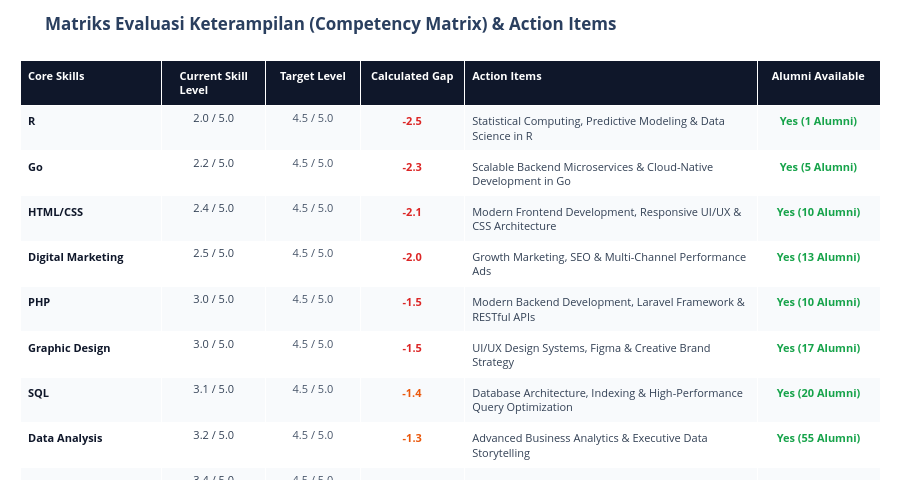

The notebook cell saved with this chart:
### Markdown cell above
## Dashboard Component 2: Competency Matrix & Action Items

### Code cell
# ==============================================================================
# [SEL 5 - CODE]
# ==============================================================================
import re
import numpy as np
import pandas as pd
import plotly.graph_objects as go

selected_industry = ""
target_level_default = 4.5

# 1. TAKSONOMI KEAHLIAN INTI & ACTION ITEMS
CORE_SKILLS_CATALOG = {
    'Python': 'Python for Data Engineering & Cloud Automation Masterclass',
    'SQL': 'Database Architecture, Indexing & High-Performance Query Optimization',
    'JavaScript': 'Modern Full-Stack JavaScript & Next.js/Node.js Architecture',
    'Java': 'Enterprise Java, Spring Boot & Microservices Engineering',
    'PHP': 'Modern Backend Development, Laravel Framework & RESTful APIs',
    'C++': 'High-Performance Systems Programming & Embedded Engineering',
    'HTML/CSS': 'Modern Frontend Development, Responsive UI/UX & CSS Architecture',
    'Go': 'Scalable Backend Microservices & Cloud-Native Development in Go',
    'R': 'Statistical Computing, Predictive Modeling & Data Science in R',
    'Data Analysis': 'Advanced Business Analytics & Executive Data Storytelling',
    'Machine Learning': 'End-to-End Machine Learning & Production MLOps Pipeline',
    'Project Management': 'Agile Frameworks & PMP Professional Certification Prep',
    'Leadership': 'Executive Leadership & Cross-Functional Team Coaching',
    'Strategic Planning': 'Corporate Strategy, OKR & Balanced Scorecard Frameworks',
    'Public Speaking': 'Executive Pitching & High-Stakes Stakeholder Presentation',
    'Digital Marketing': 'Growth Marketing, SEO & Multi-Channel Performance Ads',
    'Graphic Design': 'UI/UX Design Systems, Figma & Creative Brand Strategy'
}

# 2. EKSTRAKSI PROFIL ALUMNI & ENDORSEMENTS
parsed_profiles = []
for d in raw_documents:
    raw_list = d.get('raw_data', [{}])
    p = raw_list[0] if isinstance(raw_list, list) and len(raw_list) > 0 else {}
    pid = p.get('publicIdentifier')
    if not pid:
        continue
    ind = p.get('industry')
    ind_name = ind.get('name') if isinstance(ind, dict) else (ind or 'Other')
    ind_clean = ind_name.strip() if isinstance(ind_name, str) and ind_name.strip() else 'Other'
    if selected_industry and ind_clean.lower() != selected_industry.lower():
        continue
    
    skills_map = {}
    for s in p.get('skills', []):
        if isinstance(s, dict) and s.get('name'):
            s_name = s['name'].strip()
            if len(s_name) > 1:
                raw_end = s.get('endorsements')
                num_end = int(re.search(r'(\d+)', str(raw_end)).group(1)) if raw_end and re.search(r'(\d+)', str(raw_end)) else 0
                s_low = s_name.lower()
                clean_name = re.sub(r'\(.*?\)', '', s_low).strip()
                skills_map[s_low] = max(skills_map.get(s_low, 0), num_end)
                if clean_name:
                    skills_map[clean_name] = max(skills_map.get(clean_name, 0), num_end)
                    
    for s in p.get('topSkills', []):
        if isinstance(s, str) and len(s.strip()) > 1:
            s_low = s.strip().lower()
            clean_name = re.sub(r'\(.*?\)', '', s_low).strip()
            skills_map[s_low] = skills_map.get(s_low, 0)
            if clean_name:
                skills_map[clean_name] = skills_map.get(clean_name, 0)
                
    parsed_profiles.append({'id': pid, 'industry': ind_clean, 'skills': skills_map})

n_alumni = max(len(parsed_profiles), 1)

def find_skill_endorsement(skills_dict, key):
    if key in skills_dict:
        return True, skills_dict[key]
    if key == 'html/css':
        matches = [skills_dict[k] for k in ['html', 'css', 'cascading style sheets (css)'] if k in skills_dict]
        if matches: return True, max(matches)
    if key == 'sql':
        matches = [skills_dict[k] for k in ['sql', 'postgresql', 'mysql'] if k in skills_dict]
        if matches: return True, max(matches)
    for k, v in skills_dict.items():
        if key == k or (len(key) > 3 and key in k):
            return True, v
    return False, 0

# 3. KALKULASI SKOR KEAHLIAN & GAP FORMULA
evaluation_rows = []
for skill_name, action_item in CORE_SKILLS_CATALOG.items():
    key = skill_name.lower()
    matched_endorsements = []
    for p in parsed_profiles:
        has_skill, end_cnt = find_skill_endorsement(p['skills'], key)
        if has_skill:
            matched_endorsements.append(end_cnt)
    count_holders = len(matched_endorsements)
    if count_holders > 0:
        avg_endorsements = float(np.mean(matched_endorsements))
        penetration_rate = count_holders / n_alumni
        # Formula: Basis 2.0 + Penetrasi (max 1.5) + Endorsements (max 1.5)
        computed_score = 2.0 + min(penetration_rate / 0.15, 1.5) + min(avg_endorsements / 2.0, 1.5)
        current_level = round(float(np.clip(computed_score, 1.0, 5.0)), 1)
        alumni_available = "Yes"
        alumni_details = f"Yes ({count_holders} Alumni)"
    else:
        current_level = 1.0
        alumni_available = "No"
        alumni_details = "No"
        
    target_level = target_level_default
    calculated_gap = round(current_level - target_level, 1)
    
    evaluation_rows.append({
        'Core Skills': skill_name,
        'Current Skill Level': current_level,
        'Target Level': target_level,
        'Calculated Gap': calculated_gap,
        'Action Items': action_item,
        'Alumni Available': alumni_available,
        'Alumni Details': alumni_details,
        'Alumni Count': count_holders
    })

df_eval = pd.DataFrame(evaluation_rows)
df_eval = df_eval.sort_values(by=['Calculated Gap', 'Alumni Count'], ascending=[True, True]).reset_index(drop=True)

# 4. VISUALISASI GO.TABLE
gap_colors = ['#dc2626' if g <= -1.5 else ('#ea580c' if g <= -1.0 else '#0284c7') for g in df_eval['Calculated Gap']]
alumni_colors = ['#16a34a' if a == 'Yes' else '#94a3b8' for a in df_eval['Alumni Available']]

fig_5 = go.Figure(data=[go.Table(
    columnwidth=[150, 110, 100, 110, 310, 130],
    header=dict(
        values=['<b>Core Skills</b>', '<b>Current Skill Level</b>', '<b>Target Level</b>', '<b>Calculated Gap</b>', '<b>Action Items</b>', '<b>Alumni Available</b>'],
        fill_color='#0f172a', font=dict(color='white', size=11), align=['left', 'center', 'center', 'center', 'left', 'center'], height=36
    ),
    cells=dict(
        values=[
            [f"<b>{s}</b>" for s in df_eval['Core Skills']],
            [f"{v:.1f} / 5.0" for v in df_eval['Current Skill Level']],
            [f"{v:.1f} / 5.0" for v in df_eval['Target Level']],
            [f"<b>{v:+.1f}</b>" for v in df_eval['Calculated Gap']],
            df_eval['Action Items'],
            [f"<b>{det}</b>" for det in df_eval['Alumni Details']]
        ],
        fill_color=[['#f8fafc' if i % 2 == 0 else '#ffffff' for i in range(len(df_eval))]] * 6,
        font=dict(color=['#0f172a', '#334155', '#475569', gap_colors, '#334155', alumni_colors], size=11),
        align=['left', 'center', 'center', 'center', 'left', 'center'], height=34
    )
)])

fig_5.update_layout(title_text="<b>Matriks Evaluasi Keterampilan (Competency Matrix) & Action Items</b>", height=500, margin=dict(l=20, r=20, t=60, b=20))
fig_5.show()

### Figure 1 — Plotly figure (JSON) as saved in the notebook; plotly's stock layout.template omitted (floating-point values rounded to 4 significant figures)
{"data": [{"cells": {"align": ["left", "center", "center", "center", "left", "center"], "fill": {"color": [["#f8fafc", "#ffffff", "#f8fafc", "#ffffff", "#f8fafc", "#ffffff", "#f8fafc", "#ffffff", "#f8fafc", "#ffffff", "#f8fafc", "#ffffff", "#f8fafc", "#ffffff", "#f8fafc", "#ffffff", "#f8fafc"], ["#f8fafc", "#ffffff", "#f8fafc", "#ffffff", "#f8fafc", "#ffffff", "#f8fafc", "#ffffff", "#f8fafc", "#ffffff", "#f8fafc", "#ffffff", "#f8fafc", "#ffffff", "#f8fafc", "#ffffff", "#f8fafc"], ["#f8fafc", "#ffffff", "#f8fafc", "#ffffff", "#f8fafc", "#ffffff", "#f8fafc", "#ffffff", "#f8fafc", "#ffffff", "#f8fafc", "#ffffff", "#f8fafc", "#ffffff", "#f8fafc", "#ffffff", "#f8fafc"], ["#f8fafc", "#ffffff", "#f8fafc", "#ffffff", "#f8fafc", "#ffffff", "#f8fafc", "#ffffff", "#f8fafc", "#ffffff", "#f8fafc", "#ffffff", "#f8fafc", "#ffffff", "#f8fafc", "#ffffff", "#f8fafc"], ["#f8fafc", "#ffffff", "#f8fafc", "#ffffff", "#f8fafc", "#ffffff", "#f8fafc", "#ffffff", "#f8fafc", "#ffffff", "#f8fafc", "#ffffff", "#f8fafc", "#ffffff", "#f8fafc", "#ffffff", "#f8fafc"], ["#f8fafc", "#ffffff", "#f8fafc", "#ffffff", "#f8fafc", "#ffffff", "#f8fafc", "#ffffff", "#f8fafc", "#ffffff", "#f8fafc", "#ffffff", "#f8fafc", "#ffffff", "#f8fafc", "#ffffff", "#f8fafc"]]}, "font": {"color": ["#0f172a", "#334155", "#475569", ["#dc2626", "#dc2626", "#dc2626", "#dc2626", "#dc2626", "#dc2626", "#ea580c", "#ea580c", "#ea580c", "#0284c7", "#0284c7", "#0284c7", "#0284c7", "#0284c7", "#0284c7", "#0284c7", "#0284c7"], "#334155", ["#16a34a", "#16a34a", "#16a34a", "#16a34a", "#16a34a", "#16a34a", "#16a34a", "#16a34a", "#16a34a", "#16a34a", "#16a34a", "#16a34a", "#16a34a", "#16a34a", "#16a34a", "#16a34a", "#16a34a"]], "size": 11}, "height": 34, "values": [["<b>R</b>", "<b>Go</b>", "<b>HTML/CSS</b>", "<b>Digital Marketing</b>", "<b>PHP</b>", "<b>Graphic Design</b>", "<b>SQL</b>", "<b>Data Analysis</b>", "<b>Machine Learning</b>", "<b>C++</b>", "<b>Public Speaking</b>", "<b>JavaScript</b>", "<b>Java</b>", "<b>Python</b>", "<b>Strategic Planning</b>", "<b>Project Management</b>", "<b>Leadership</b>"], ["2.0 / 5.0", "2.2 / 5.0", "2.4 / 5.0", "2.5 / 5.0", "3.0 / 5.0", "3.0 / 5.0", "3.1 / 5.0", "3.2 / 5.0", "3.4 / 5.0", "3.6 / 5.0", "3.6 / 5.0", "3.7 / 5.0", "3.8 / 5.0", "3.8 / 5.0", "3.8 / 5.0", "4.0 / 5.0", "4.0 / 5.0"], ["4.5 / 5.0", "4.5 / 5.0", "4.5 / 5.0", "4.5 / 5.0", "4.5 / 5.0", "4.5 / 5.0", "4.5 / 5.0", "4.5 / 5.0", "4.5 / 5.0", "4.5 / 5.0", "4.5 / 5.0", "4.5 / 5.0", "4.5 / 5.0", "4.5 / 5.0", "4.5 / 5.0", "4.5 / 5.0", "4.5 / 5.0"], ["<b>-2.5</b>", "<b>-2.3</b>", "<b>-2.1</b>", "<b>-2.0</b>", "<b>-1.5</b>", "<b>-1.5</b>", "<b>-1.4</b>", "<b>-1.3</b>", "<b>-1.1</b>", "<b>-0.9</b>", "<b>-0.9</b>", "<b>-0.8</b>", "<b>-0.7</b>", "<b>-0.7</b>", "<b>-0.7</b>", "<b>-0.5</b>", "<b>-0.5</b>"], ["Statistical Computing, Predictive Modeling & Data Science in R", "Scalable Backend Microservices & Cloud-Native Development in Go", "Modern Frontend Development, Responsive UI/UX & CSS Architecture", "Growth Marketing, SEO & Multi-Channel Performance Ads", "Modern Backend Development, Laravel Framework & RESTful APIs", "UI/UX Design Systems, Figma & Creative Brand Strategy", "Database Architecture, Indexing & High-Performance Query Optimization", "Advanced Business Analytics & Executive Data Storytelling", "End-to-End Machine Learning & Production MLOps Pipeline", "High-Performance Systems Programming & Embedded Engineering", "Executive Pitching & High-Stakes Stakeholder Presentation", "Modern Full-Stack JavaScript & Next.js/Node.js Architecture", "Enterprise Java, Spring Boot & Microservices Engineering", "Python for Data Engineering & Cloud Automation Masterclass", "Corporate Strategy, OKR & Balanced Scorecard Frameworks", "Agile Frameworks & PMP Professional Certification Prep", "Executive Leadership & Cross-Functional Team Coaching"], ["<b>Yes (1 Alumni)</b>", "<b>Yes (5 Alumni)</b>", "<b>Yes (10 Alumni)</b>", "<b>Yes (13 Alumni)</b>", "<b>Yes (10 Alumni)</b>", "<b>Yes (17 Alumni)</b>", "<b>Yes (20 Alumni)</b>", "<b>Yes (55 Alumni)</b>", "<b>Yes (12 Alumni)</b>", "<b>Yes (7 Alumni)</b>", "<b>Yes (62 Alumni)</b>", "<b>Yes (12 Alumni)</b>", "<b>Yes (16 Alumni)</b>", "<b>Yes (20 Alumni)</b>", "<b>Yes (23 Alumni)</b>", "<b>Yes (80 Alumni)</b>", "<b>Yes (105 Alumni)</b>"]]}, "columnwidth": [150, 110, 100, 110, 310, 130], "header": {"align": ["left", "center", "center", "center", "left", "center"], "fill": {"color": "#0f172a"}, "font": {"color": "white", "size": 11}, "height": 36, "values": ["<b>Core Skills</b>", "<b>Current Skill Level</b>", "<b>Target Level</b>", "<b>Calculated Gap</b>", "<b>Action Items</b>", "<b>Alumni Available</b>"]}, "type": "table"}], "layout": {"height": 500, "margin": {"b": 20, "l": 20, "r": 20, "t": 60}, "title": {"text": "<b>Matriks Evaluasi Keterampilan (Competency Matrix) & Action Items</b>"}}}
